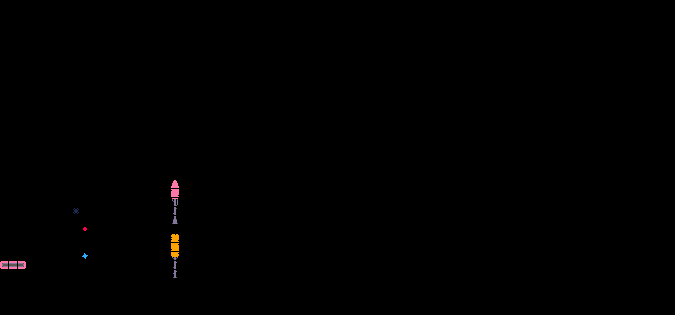

Tiled map render using the project's own tile images. Description and the map definition, with tile-layer contents summarised, below:
An orthogonal 75x35 tile map with 9x9 px tiles, 2 tile layers (Ground-n-Platforms, Triggers) and 3 objects (spawn, key, coin).

<map version="1.10" tiledversion="1.11.2" orientation="orthogonal" renderorder="right-down" width="75" height="35" tilewidth="9" tileheight="9" infinite="0" nextlayerid="4" nextobjectid="4">
 <tileset firstgid="1" name="kenny_tilemap_packed" tilewidth="9" tileheight="9" tilecount="126" columns="14">
  <image source="tilemap_packed.png" width="134" height="89" />
  <tile id="1">
   <properties>
    <property name="collides" type="bool" value="true" />
    <property name="grow" value="yellow" />
   </properties>
  </tile>
  <tile id="2">
   <properties>
    <property name="collides" type="bool" value="true" />
   </properties>
  </tile>
  <tile id="3">
   <properties>
    <property name="collides" type="bool" value="true" />
   </properties>
  </tile>
  <tile id="4">
   <properties>
    <property name="collides" type="bool" value="true" />
   </properties>
  </tile>
  <tile id="5">
   <properties>
    <property name="collides" type="bool" value="true" />
   </properties>
  </tile>
  <tile id="6">
   <properties>
    <property name="collides" type="bool" value="true" />
   </properties>
  </tile>
  <tile id="7">
   <properties>
    <property name="collides" type="bool" value="true" />
   </properties>
  </tile>
  <tile id="8">
   <properties>
    <property name="collides" type="bool" value="true" />
    <property name="grow" value="pink" />
   </properties>
  </tile>
  <tile id="9">
   <properties>
    <property name="collides" type="bool" value="true" />
   </properties>
  </tile>
  <tile id="10">
   <properties>
    <property name="collides" type="bool" value="true" />
   </properties>
  </tile>
  <tile id="11">
   <properties>
    <property name="collides" type="bool" value="true" />
   </properties>
  </tile>
  <tile id="12">
   <properties>
    <property name="collides" type="bool" value="true" />
   </properties>
  </tile>
  <tile id="13">
   <properties>
    <property name="collides" type="bool" value="true" />
   </properties>
  </tile>
  <tile id="15">
   <properties>
    <property name="collides" type="bool" value="true" />
    <property name="grow" value="yellow" />
   </properties>
  </tile>
  <tile id="16">
   <properties>
    <property name="collides" type="bool" value="true" />
   </properties>
  </tile>
  <tile id="17">
   <properties>
    <property name="collides" type="bool" value="true" />
   </properties>
  </tile>
  <tile id="18">
   <properties>
    <property name="collides" type="bool" value="true" />
   </properties>
  </tile>
  <tile id="19">
   <properties>
    <property name="collides" type="bool" value="true" />
   </properties>
  </tile>
  <tile id="20">
   <properties>
    <property name="collides" type="bool" value="true" />
   </properties>
  </tile>
  <tile id="21">
   <properties>
    <property name="collides" type="bool" value="true" />
   </properties>
  </tile>
  <tile id="22">
   <properties>
    <property name="collides" type="bool" value="true" />
    <property name="grow" value="pink" />
   </properties>
  </tile>
  <tile id="23">
   <properties>
    <property name="collides" type="bool" value="true" />
   </properties>
  </tile>
  <tile id="24">
   <properties>
    <property name="collides" type="bool" value="true" />
   </properties>
  </tile>
  <tile id="25">
   <properties>
    <property name="collides" type="bool" value="true" />
   </properties>
  </tile>
  <tile id="26">
   <properties>
    <property name="collides" type="bool" value="true" />
   </properties>
  </tile>
  <tile id="27">
   <properties>
    <property name="collides" type="bool" value="true" />
   </properties>
  </tile>
  <tile id="29">
   <properties>
    <property name="collides" type="bool" value="true" />
    <property name="grow" value="yellow" />
   </properties>
  </tile>
  <tile id="30">
   <properties>
    <property name="collides" type="bool" value="true" />
   </properties>
  </tile>
  <tile id="31">
   <properties>
    <property name="collides" type="bool" value="true" />
   </properties>
  </tile>
  <tile id="32">
   <properties>
    <property name="collides" type="bool" value="true" />
   </properties>
  </tile>
  <tile id="33">
   <properties>
    <property name="collides" type="bool" value="true" />
   </properties>
  </tile>
  <tile id="34">
   <properties>
    <property name="collides" type="bool" value="true" />
   </properties>
  </tile>
  <tile id="35">
   <properties>
    <property name="collides" type="bool" value="true" />
   </properties>
  </tile>
  <tile id="36">
   <properties>
    <property name="collides" type="bool" value="true" />
    <property name="grow" value="pink" />
   </properties>
  </tile>
  <tile id="37">
   <properties>
    <property name="collides" type="bool" value="true" />
   </properties>
  </tile>
  <tile id="38">
   <properties>
    <property name="collides" type="bool" value="true" />
   </properties>
  </tile>
  <tile id="39">
   <properties>
    <property name="collides" type="bool" value="true" />
   </properties>
  </tile>
  <tile id="40">
   <properties>
    <property name="collides" type="bool" value="true" />
   </properties>
  </tile>
  <tile id="41">
   <properties>
    <property name="collides" type="bool" value="true" />
   </properties>
  </tile>
  <tile id="43">
   <properties>
    <property name="grow" value="yellow" />
   </properties>
  </tile>
  <tile id="44">
   <properties>
    <property name="collides" type="bool" value="true" />
   </properties>
  </tile>
  <tile id="45">
   <properties>
    <property name="collides" type="bool" value="true" />
   </properties>
  </tile>
  <tile id="46">
   <properties>
    <property name="collides" type="bool" value="true" />
   </properties>
  </tile>
  <tile id="47">
   <properties>
    <property name="collides" type="bool" value="true" />
   </properties>
  </tile>
  <tile id="48">
   <properties>
    <property name="collides" type="bool" value="true" />
   </properties>
  </tile>
  <tile id="49">
   <properties>
    <property name="collides" type="bool" value="true" />
   </properties>
  </tile>
  <tile id="50">
   <properties>
    <property name="grow" value="pink" />
   </properties>
  </tile>
  <tile id="51">
   <properties>
    <property name="collides" type="bool" value="true" />
   </properties>
  </tile>
  <tile id="52">
   <properties>
    <property name="collides" type="bool" value="true" />
   </properties>
  </tile>
  <tile id="53">
   <properties>
    <property name="collides" type="bool" value="true" />
   </properties>
  </tile>
  <tile id="54">
   <properties>
    <property name="collides" type="bool" value="true" />
   </properties>
  </tile>
  <tile id="55">
   <properties>
    <property name="collides" type="bool" value="true" />
   </properties>
  </tile>
  <tile id="56">
   <properties>
    <property name="collides" type="bool" value="true" />
    <property name="grow" value="blue" />
   </properties>
  </tile>
  <tile id="58">
   <properties>
    <property name="collides" type="bool" value="true" />
   </properties>
  </tile>
  <tile id="59">
   <properties>
    <property name="collides" type="bool" value="true" />
   </properties>
  </tile>
  <tile id="60">
   <properties>
    <property name="collides" type="bool" value="true" />
   </properties>
  </tile>
  <tile id="65">
   <properties>
    <property name="collides" type="bool" value="true" />
   </properties>
  </tile>
  <tile id="66">
   <properties>
    <property name="collides" type="bool" value="true" />
   </properties>
  </tile>
  <tile id="67">
   <properties>
    <property name="collides" type="bool" value="true" />
   </properties>
  </tile>
  <tile id="70">
   <properties>
    <property name="collides" type="bool" value="true" />
    <property name="hazard" type="bool" value="true" />
   </properties>
  </tile>
  <tile id="72">
   <properties>
    <property name="collides" type="bool" value="true" />
   </properties>
  </tile>
  <tile id="73">
   <properties>
    <property name="collides" type="bool" value="true" />
   </properties>
  </tile>
  <tile id="74">
   <properties>
    <property name="collides" type="bool" value="true" />
   </properties>
  </tile>
  <tile id="78">
   <properties>
    <property name="grow" value="blue" />
   </properties>
  </tile>
  <tile id="79">
   <properties>
    <property name="collides" type="bool" value="true" />
   </properties>
  </tile>
  <tile id="80">
   <properties>
    <property name="collides" type="bool" value="true" />
   </properties>
  </tile>
  <tile id="81">
   <properties>
    <property name="collides" type="bool" value="true" />
   </properties>
  </tile>
  <tile id="89">
   <properties>
    <property name="hitRed" type="bool" value="true" />
   </properties>
  </tile>
  <tile id="92">
   <properties>
    <property name="hitBlue" type="bool" value="true" />
   </properties>
  </tile>
  <tile id="103">
   <properties>
    <property name="hitBlack" type="bool" value="true" />
   </properties>
  </tile>
 </tileset>
 <layer id="1" name="Ground-n-Platforms" width="75" height="35">
  <data>[2625 cells, 13 non-empty, 13 distinct tile ids]</data>
 </layer>
 <layer id="2" name="Triggers" width="75" height="35">
  <data>[2625 cells, 3 non-empty, 3 distinct tile ids]</data>
 </layer>
 <objectgroup id="3" name="Objects">
  <object id="1" name="spawn" gid="70" x="3" y="247" width="9" height="9" />
  <object id="2" name="key" gid="63" x="17" y="258" width="9" height="9" />
  <object id="3" name="coin" gid="83" x="19" y="238" width="9" height="9" />
 </objectgroup>
</map>
